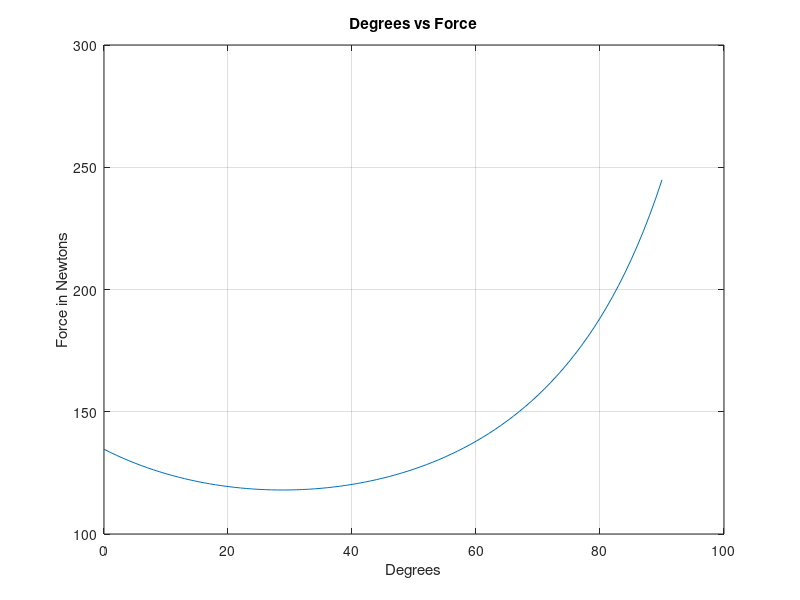
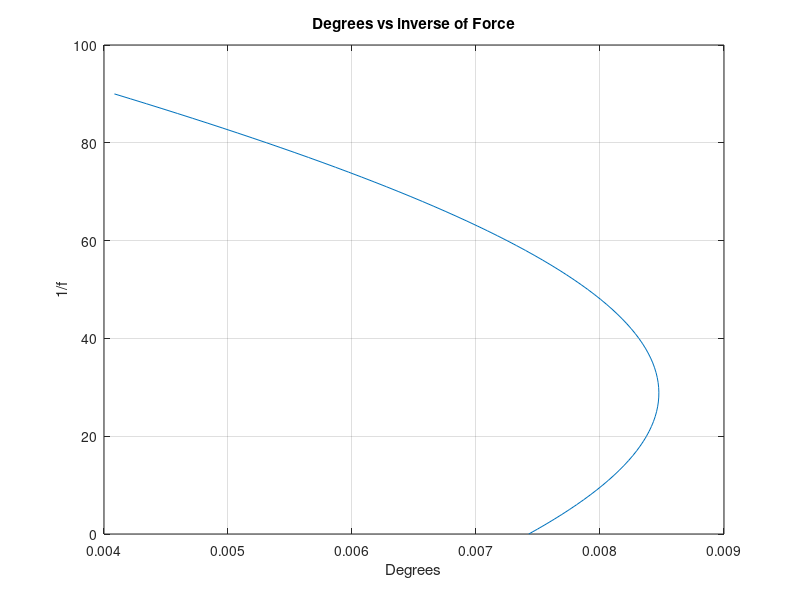

Recreate these plots in MATLAB, in order. (Note: this script raises an error after producing the figures.)
%Artem, Trevor, Josh
%Week Three Assignment 1
%Lab Section 02
clc; clear;

theta_d = linspace(0,90,91);
f = 134.6675 ./ (cosd(theta_d) + 0.55*sind(theta_d));
theta_r = linspace(0,1.57,158);
f_radians = 134.6675 ./ (cos(theta_d) + 0.55*sin(theta_d));
%f and f in radians are defined


y = 1 ./ f; %vector y created
[y_max, y_max_indice] = findpeaks(y);
f_min = 1 ./ y_max;
%y and minimum force are defined

plot(theta_d,f)
xlabel('Degrees');
ylabel('Force in Newtons');
title('Degrees vs Force');
grid on;
%plotted graph of theta and force

figure;
plot(y, theta_d)
xlabel('Degrees');
ylabel('1/f');
title('Degrees vs inverse of Force');
grid on;
%figure 2 is plotted

fprintf('The maximum of y is %0.3f, and its indice is %0.3f. \n',y_max, y_max_indice)
fprintf('The minimum force required (minimum of f) is %0.3f N \n',f_min)
fprintf('The optimal degree and radian values for least force required are %0.3f degrees and %0.3 radians respqcively. \n', (3.1415) ./ 6 ,f_min)
%results are reported

